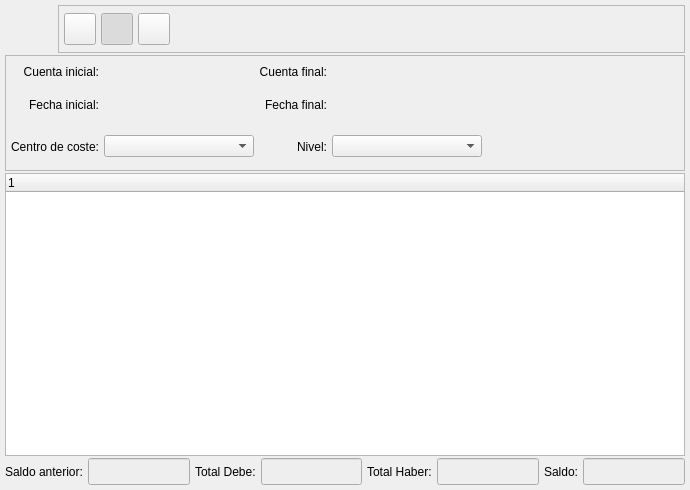
<?xml version="1.0" encoding="UTF-8"?>
<ui version="4.0">
 <author>Tomeu Borras Riera</author>
 <class>BalanceTreeBase</class>
 <widget class="QWidget" name="BalanceTreeBase">
  <property name="geometry">
   <rect>
    <x>0</x>
    <y>0</y>
    <width>690</width>
    <height>490</height>
   </rect>
  </property>
  <property name="windowTitle">
   <string>Balance jerarquico de Cuentas</string>
  </property>
  <property name="windowIcon">
   <iconset resource="../../../bulmages.qrc">
    <normaloff>:/BulmaCont32x32/images/png/i_arbolBalance.xpm</normaloff>:/BulmaCont32x32/images/png/i_arbolBalance.xpm</iconset>
  </property>
  <layout class="QGridLayout" name="gridLayout">
   <item row="0" column="0">
    <layout class="QHBoxLayout" name="horizontalLayout">
     <property name="spacing">
      <number>5</number>
     </property>
     <item>
      <widget class="QLabel" name="pixmapLabel1">
       <property name="sizePolicy">
        <sizepolicy hsizetype="Fixed" vsizetype="Fixed">
         <horstretch>0</horstretch>
         <verstretch>0</verstretch>
        </sizepolicy>
       </property>
       <property name="minimumSize">
        <size>
         <width>48</width>
         <height>48</height>
        </size>
       </property>
       <property name="maximumSize">
        <size>
         <width>48</width>
         <height>48</height>
        </size>
       </property>
       <property name="pixmap">
        <pixmap resource="../../../bulmages.qrc">:/BulmaCont32x32/images/png/i_arbolBalance.xpm</pixmap>
       </property>
       <property name="scaledContents">
        <bool>true</bool>
       </property>
      </widget>
     </item>
     <item>
      <widget class="QFrame" name="frame_3">
       <property name="sizePolicy">
        <sizepolicy hsizetype="Expanding" vsizetype="Expanding">
         <horstretch>0</horstretch>
         <verstretch>0</verstretch>
        </sizepolicy>
       </property>
       <property name="maximumSize">
        <size>
         <width>16777215</width>
         <height>48</height>
        </size>
       </property>
       <property name="frameShape">
        <enum>QFrame::StyledPanel</enum>
       </property>
       <property name="frameShadow">
        <enum>QFrame::Raised</enum>
       </property>
       <layout class="QHBoxLayout">
        <property name="spacing">
         <number>5</number>
        </property>
        <property name="margin">
         <number>5</number>
        </property>
        <item>
         <widget class="QToolButton" name="mui_imprimir">
          <property name="minimumSize">
           <size>
            <width>32</width>
            <height>32</height>
           </size>
          </property>
          <property name="maximumSize">
           <size>
            <width>32</width>
            <height>32</height>
           </size>
          </property>
          <property name="toolTip">
           <string>Borrar albaran</string>
          </property>
          <property name="whatsThis">
           <string>Borrar albaran</string>
          </property>
          <property name="text">
           <string/>
          </property>
          <property name="icon">
           <iconset resource="../../../bulmages.qrc">
            <normaloff>:/Images/document-print.png</normaloff>:/Images/document-print.png</iconset>
          </property>
          <property name="iconSize">
           <size>
            <width>22</width>
            <height>22</height>
           </size>
          </property>
         </widget>
        </item>
        <item>
         <widget class="QToolButton" name="mui_filtrar">
          <property name="minimumSize">
           <size>
            <width>32</width>
            <height>32</height>
           </size>
          </property>
          <property name="maximumSize">
           <size>
            <width>32</width>
            <height>32</height>
           </size>
          </property>
          <property name="toolTip">
           <string>Imprimir albaran</string>
          </property>
          <property name="whatsThis">
           <string>Imprimir albaran</string>
          </property>
          <property name="text">
           <string/>
          </property>
          <property name="icon">
           <iconset resource="../../../bulmages.qrc">
            <normaloff>:/Images/edit-find.png</normaloff>:/Images/edit-find.png</iconset>
          </property>
          <property name="iconSize">
           <size>
            <width>22</width>
            <height>22</height>
           </size>
          </property>
          <property name="checkable">
           <bool>true</bool>
          </property>
          <property name="checked">
           <bool>true</bool>
          </property>
         </widget>
        </item>
        <item>
         <widget class="QToolButton" name="mui_actualizar">
          <property name="minimumSize">
           <size>
            <width>32</width>
            <height>32</height>
           </size>
          </property>
          <property name="maximumSize">
           <size>
            <width>32</width>
            <height>32</height>
           </size>
          </property>
          <property name="toolTip">
           <string>Imprimir albaran</string>
          </property>
          <property name="whatsThis">
           <string>Imprimir albaran</string>
          </property>
          <property name="text">
           <string/>
          </property>
          <property name="icon">
           <iconset resource="../../../bulmages.qrc">
            <normaloff>:/Images/view-refresh.png</normaloff>:/Images/view-refresh.png</iconset>
          </property>
          <property name="iconSize">
           <size>
            <width>22</width>
            <height>22</height>
           </size>
          </property>
          <property name="checkable">
           <bool>false</bool>
          </property>
          <property name="checked">
           <bool>false</bool>
          </property>
         </widget>
        </item>
        <item>
         <spacer>
          <property name="orientation">
           <enum>Qt::Horizontal</enum>
          </property>
          <property name="sizeType">
           <enum>QSizePolicy::Expanding</enum>
          </property>
          <property name="sizeHint" stdset="0">
           <size>
            <width>421</width>
            <height>26</height>
           </size>
          </property>
         </spacer>
        </item>
       </layout>
      </widget>
     </item>
    </layout>
   </item>
   <item row="1" column="0">
    <widget class="QFrame" name="frame">
     <property name="sizePolicy">
      <sizepolicy hsizetype="Preferred" vsizetype="Minimum">
       <horstretch>0</horstretch>
       <verstretch>0</verstretch>
      </sizepolicy>
     </property>
     <property name="frameShape">
      <enum>QFrame::StyledPanel</enum>
     </property>
     <property name="frameShadow">
      <enum>QFrame::Raised</enum>
     </property>
     <layout class="QGridLayout">
      <property name="margin">
       <number>5</number>
      </property>
      <property name="spacing">
       <number>5</number>
      </property>
      <item row="0" column="4">
       <spacer>
        <property name="orientation">
         <enum>Qt::Horizontal</enum>
        </property>
        <property name="sizeType">
         <enum>QSizePolicy::Expanding</enum>
        </property>
        <property name="sizeHint" stdset="0">
         <size>
          <width>174</width>
          <height>21</height>
         </size>
        </property>
       </spacer>
      </item>
      <item row="0" column="3">
       <widget class="BcBuscarCuenta" name="m_codigofinal" native="true">
        <property name="minimumSize">
         <size>
          <width>150</width>
          <height>0</height>
         </size>
        </property>
       </widget>
      </item>
      <item row="1" column="3">
       <widget class="BlDateSearch" name="m_fechafinal1">
        <property name="minimumSize">
         <size>
          <width>150</width>
          <height>0</height>
         </size>
        </property>
       </widget>
      </item>
      <item row="0" column="2">
       <widget class="QLabel" name="TextLabel1_2">
        <property name="text">
         <string>Cuenta final:</string>
        </property>
        <property name="alignment">
         <set>Qt::AlignRight|Qt::AlignTrailing|Qt::AlignVCenter</set>
        </property>
       </widget>
      </item>
      <item row="1" column="2">
       <widget class="QLabel" name="TextLabel1_2_2_2">
        <property name="text">
         <string>Fecha final:</string>
        </property>
        <property name="alignment">
         <set>Qt::AlignRight|Qt::AlignTrailing|Qt::AlignVCenter</set>
        </property>
       </widget>
      </item>
      <item row="1" column="0">
       <widget class="QLabel" name="TextLabel1_2_2">
        <property name="text">
         <string>Fecha inicial:</string>
        </property>
        <property name="alignment">
         <set>Qt::AlignRight|Qt::AlignTrailing|Qt::AlignVCenter</set>
        </property>
       </widget>
      </item>
      <item row="1" column="1">
       <widget class="BlDateSearch" name="m_fechainicial1">
        <property name="minimumSize">
         <size>
          <width>150</width>
          <height>0</height>
         </size>
        </property>
       </widget>
      </item>
      <item row="0" column="1">
       <widget class="BcBuscarCuenta" name="m_codigoinicial" native="true">
        <property name="minimumSize">
         <size>
          <width>150</width>
          <height>0</height>
         </size>
        </property>
       </widget>
      </item>
      <item row="0" column="0">
       <widget class="QLabel" name="TextLabel1">
        <property name="text">
         <string>Cuenta inicial:</string>
        </property>
        <property name="alignment">
         <set>Qt::AlignRight|Qt::AlignTrailing|Qt::AlignVCenter</set>
        </property>
       </widget>
      </item>
      <item row="2" column="4">
       <spacer>
        <property name="orientation">
         <enum>Qt::Horizontal</enum>
        </property>
        <property name="sizeHint" stdset="0">
         <size>
          <width>161</width>
          <height>37</height>
         </size>
        </property>
       </spacer>
      </item>
      <item row="1" column="4">
       <spacer>
        <property name="orientation">
         <enum>Qt::Horizontal</enum>
        </property>
        <property name="sizeType">
         <enum>QSizePolicy::Expanding</enum>
        </property>
        <property name="sizeHint" stdset="0">
         <size>
          <width>161</width>
          <height>36</height>
         </size>
        </property>
       </spacer>
      </item>
      <item row="2" column="2">
       <widget class="QLabel" name="textLabel1_2">
        <property name="text">
         <string>Nivel:</string>
        </property>
        <property name="alignment">
         <set>Qt::AlignRight|Qt::AlignTrailing|Qt::AlignVCenter</set>
        </property>
       </widget>
      </item>
      <item row="2" column="0">
       <widget class="QLabel" name="textLabel1">
        <property name="text">
         <string>Centro de coste:</string>
        </property>
        <property name="alignment">
         <set>Qt::AlignRight|Qt::AlignTrailing|Qt::AlignVCenter</set>
        </property>
       </widget>
      </item>
      <item row="2" column="3">
       <widget class="QComboBox" name="combonivel">
        <property name="minimumSize">
         <size>
          <width>150</width>
          <height>0</height>
         </size>
        </property>
       </widget>
      </item>
      <item row="2" column="1">
       <widget class="BcBuscarCentroCoste" name="mui_combocoste">
        <property name="minimumSize">
         <size>
          <width>150</width>
          <height>0</height>
         </size>
        </property>
       </widget>
      </item>
     </layout>
    </widget>
   </item>
   <item row="2" column="0">
    <widget class="QTreeWidget" name="listado">
     <column>
      <property name="text">
       <string notr="true">1</string>
      </property>
     </column>
    </widget>
   </item>
   <item row="3" column="0">
    <layout class="QHBoxLayout">
     <property name="spacing">
      <number>5</number>
     </property>
     <property name="margin">
      <number>0</number>
     </property>
     <item>
      <spacer>
       <property name="orientation">
        <enum>Qt::Horizontal</enum>
       </property>
       <property name="sizeType">
        <enum>QSizePolicy::Expanding</enum>
       </property>
       <property name="sizeHint" stdset="0">
        <size>
         <width>16</width>
         <height>25</height>
        </size>
       </property>
      </spacer>
     </item>
     <item>
      <widget class="QLabel" name="TextLabel2">
       <property name="frameShape">
        <enum>QFrame::NoFrame</enum>
       </property>
       <property name="frameShadow">
        <enum>QFrame::Plain</enum>
       </property>
       <property name="text">
        <string>Saldo anterior:</string>
       </property>
      </widget>
     </item>
     <item>
      <widget class="QLineEdit" name="totalsaldoant">
       <property name="palette">
        <palette>
         <active>
          <colorrole role="Base">
           <brush brushstyle="SolidPattern">
            <color alpha="255">
             <red>238</red>
             <green>238</green>
             <blue>238</blue>
            </color>
           </brush>
          </colorrole>
         </active>
         <inactive>
          <colorrole role="Base">
           <brush brushstyle="SolidPattern">
            <color alpha="255">
             <red>238</red>
             <green>238</green>
             <blue>238</blue>
            </color>
           </brush>
          </colorrole>
         </inactive>
         <disabled>
          <colorrole role="Base">
           <brush brushstyle="SolidPattern">
            <color alpha="255">
             <red>255</red>
             <green>255</green>
             <blue>255</blue>
            </color>
           </brush>
          </colorrole>
         </disabled>
        </palette>
       </property>
       <property name="font">
        <font>
         <pointsize>12</pointsize>
         <weight>75</weight>
         <bold>true</bold>
        </font>
       </property>
       <property name="alignment">
        <set>Qt::AlignRight</set>
       </property>
       <property name="readOnly">
        <bool>true</bool>
       </property>
      </widget>
     </item>
     <item>
      <widget class="QLabel" name="TextLabel2_2">
       <property name="frameShape">
        <enum>QFrame::NoFrame</enum>
       </property>
       <property name="frameShadow">
        <enum>QFrame::Plain</enum>
       </property>
       <property name="text">
        <string>Total Debe:</string>
       </property>
      </widget>
     </item>
     <item>
      <widget class="QLineEdit" name="totaldebe">
       <property name="palette">
        <palette>
         <active>
          <colorrole role="Base">
           <brush brushstyle="SolidPattern">
            <color alpha="255">
             <red>238</red>
             <green>238</green>
             <blue>238</blue>
            </color>
           </brush>
          </colorrole>
         </active>
         <inactive>
          <colorrole role="Base">
           <brush brushstyle="SolidPattern">
            <color alpha="255">
             <red>238</red>
             <green>238</green>
             <blue>238</blue>
            </color>
           </brush>
          </colorrole>
         </inactive>
         <disabled>
          <colorrole role="Base">
           <brush brushstyle="SolidPattern">
            <color alpha="255">
             <red>255</red>
             <green>255</green>
             <blue>255</blue>
            </color>
           </brush>
          </colorrole>
         </disabled>
        </palette>
       </property>
       <property name="font">
        <font>
         <pointsize>12</pointsize>
         <weight>75</weight>
         <bold>true</bold>
        </font>
       </property>
       <property name="alignment">
        <set>Qt::AlignRight</set>
       </property>
       <property name="readOnly">
        <bool>true</bool>
       </property>
      </widget>
     </item>
     <item>
      <widget class="QLabel" name="TextLabel2_3">
       <property name="frameShape">
        <enum>QFrame::NoFrame</enum>
       </property>
       <property name="frameShadow">
        <enum>QFrame::Plain</enum>
       </property>
       <property name="text">
        <string>Total Haber:</string>
       </property>
      </widget>
     </item>
     <item>
      <widget class="QLineEdit" name="totalhaber">
       <property name="palette">
        <palette>
         <active>
          <colorrole role="Base">
           <brush brushstyle="SolidPattern">
            <color alpha="255">
             <red>238</red>
             <green>238</green>
             <blue>238</blue>
            </color>
           </brush>
          </colorrole>
         </active>
         <inactive>
          <colorrole role="Base">
           <brush brushstyle="SolidPattern">
            <color alpha="255">
             <red>238</red>
             <green>238</green>
             <blue>238</blue>
            </color>
           </brush>
          </colorrole>
         </inactive>
         <disabled>
          <colorrole role="Base">
           <brush brushstyle="SolidPattern">
            <color alpha="255">
             <red>255</red>
             <green>255</green>
             <blue>255</blue>
            </color>
           </brush>
          </colorrole>
         </disabled>
        </palette>
       </property>
       <property name="font">
        <font>
         <pointsize>12</pointsize>
         <weight>75</weight>
         <bold>true</bold>
        </font>
       </property>
       <property name="alignment">
        <set>Qt::AlignRight</set>
       </property>
       <property name="readOnly">
        <bool>true</bool>
       </property>
      </widget>
     </item>
     <item>
      <widget class="QLabel" name="TextLabel2_4">
       <property name="frameShape">
        <enum>QFrame::NoFrame</enum>
       </property>
       <property name="frameShadow">
        <enum>QFrame::Plain</enum>
       </property>
       <property name="text">
        <string>Saldo:</string>
       </property>
      </widget>
     </item>
     <item>
      <widget class="QLineEdit" name="totalsaldo">
       <property name="palette">
        <palette>
         <active>
          <colorrole role="Base">
           <brush brushstyle="SolidPattern">
            <color alpha="255">
             <red>238</red>
             <green>238</green>
             <blue>238</blue>
            </color>
           </brush>
          </colorrole>
         </active>
         <inactive>
          <colorrole role="Base">
           <brush brushstyle="SolidPattern">
            <color alpha="255">
             <red>238</red>
             <green>238</green>
             <blue>238</blue>
            </color>
           </brush>
          </colorrole>
         </inactive>
         <disabled>
          <colorrole role="Base">
           <brush brushstyle="SolidPattern">
            <color alpha="255">
             <red>255</red>
             <green>255</green>
             <blue>255</blue>
            </color>
           </brush>
          </colorrole>
         </disabled>
        </palette>
       </property>
       <property name="font">
        <font>
         <pointsize>12</pointsize>
         <weight>75</weight>
         <bold>true</bold>
        </font>
       </property>
       <property name="alignment">
        <set>Qt::AlignRight</set>
       </property>
       <property name="readOnly">
        <bool>true</bool>
       </property>
      </widget>
     </item>
    </layout>
   </item>
  </layout>
 </widget>
 <layoutdefault spacing="2" margin="5"/>
 <customwidgets>
  <customwidget>
   <class>BlDateSearch</class>
   <extends>QWidget</extends>
   <header>bldatesearch.h</header>
  </customwidget>
  <customwidget>
   <class>BcBuscarCentroCoste</class>
   <extends>QComboBox</extends>
   <header>bcbuscarcentrocoste.h</header>
  </customwidget>
  <customwidget>
   <class>BcBuscarCuenta</class>
   <extends>QWidget</extends>
   <header>bcbuscarcuenta.h</header>
  </customwidget>
 </customwidgets>
 <resources>
  <include location="../../../bulmages.qrc"/>
  <include location="../../../bulmages.qrc"/>
 </resources>
 <connections>
  <connection>
   <sender>mui_filtrar</sender>
   <signal>toggled(bool)</signal>
   <receiver>frame</receiver>
   <slot>setShown(bool)</slot>
   <hints>
    <hint type="sourcelabel">
     <x>148</x>
     <y>36</y>
    </hint>
    <hint type="destinationlabel">
     <x>219</x>
     <y>66</y>
    </hint>
   </hints>
  </connection>
 </connections>
</ui>
